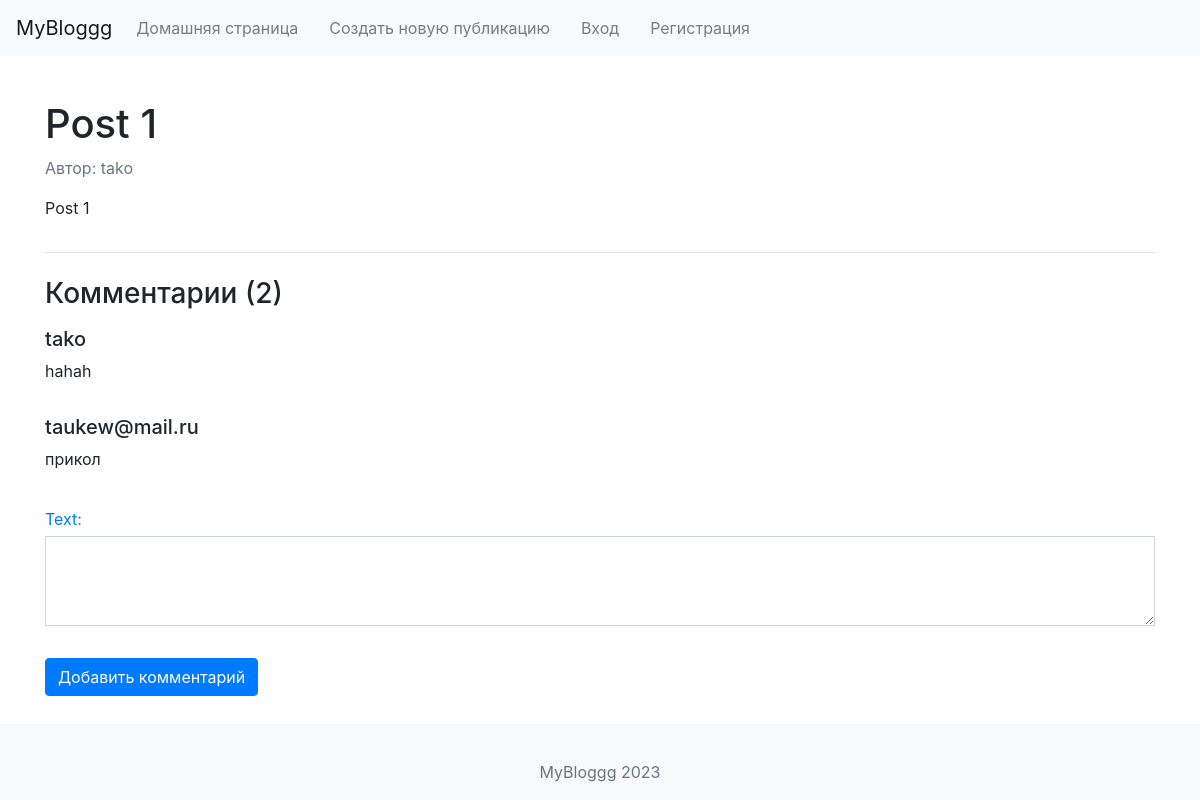
The app's page /posts/1/ with its own data.
### blog/models.py (models this page shows)
class Post(models.Model):
    title = models.CharField(max_length=255)  # Заголовок поста
    content = models.TextField()  # Содержание поста
    author = models.ForeignKey(User, on_delete=models.CASCADE)  # Связь с пользователем (автором)
    created_at = models.DateTimeField(auto_now_add=True)  # Дата и время создания поста

class Comment(models.Model):
    post = models.ForeignKey(Post, on_delete=models.CASCADE)  # Связь с постом, к которому относится комментарий
    text = models.TextField()  # Текст комментария
    author = models.ForeignKey(User, on_delete=models.CASCADE)  # Связь с пользователем (автором комментария)
    created_at = models.DateTimeField(auto_now_add=True)  # Дата и время создания комментария

### blog/views.py (the view, shortened to what this page needs)
# urls.py: re_path(r'^posts/(?P<post_id>\d+)/$', views.PostDetailView.as_view(), name='post-detail'),
class PostDetailView(View):
    def get(self, request, post_id):
        post = get_object_or_404(Post, pk=post_id)
        comments = Comment.objects.filter(post=post)
        form = CommentForm()  # Инициализация формы для добавления комментария
        return render(request, 'blog/post_detail.html', {'post': post, 'comments': comments, 'form': form})

### blog/forms.py
class CommentForm(forms.ModelForm):
    class Meta:
        model = Comment
        fields = ['text']
        widgets = {
            'text': forms.Textarea(attrs={'rows': 3}),
        }

### blog/templates/blog/post_detail.html (shortened to what this page needs)
{% extends 'base.html' %}
{% block content %}
  <div class="container mt-4">
    <div class="row">
      <div class="col-md-8">
        <h1>{{ post.title }}</h1>
        <p class="text-muted">Автор: {{ post.author.username }}</p>
        <p>{{ post.content | safe }}</p>
      </div>
      <div class="col-md-4">
      </div>
    </div>
    <hr>
    <div class="mt-4">
      <h3>Комментарии ({{ comments.count }})</h3>
      {% for comment in comments %}
        <div class="media mt-3">
          <div class="media-body">
            <h5 class="mt-0">{{ comment.author.username }}</h5>
            <p>{{ comment.text }}</p>
          </div>
        </div>
      {% endfor %}
      <form method="post" action="{% url 'post-detail' post.id %}">
        {{ form.as_p }}
        <button type="submit" class="btn btn-primary">Добавить комментарий</button>
      </form>
    </div>
  </div>
{% endblock %}

### blog/static/css/styles.css (style rules this page uses)
body { font-family: 'Arial', sans-serif; background-color: #f8f9fa; margin: 0; padding: 0; }
.container { margin-top: 20px; }
form { margin-top: 20px; }
form label { display: block; margin-bottom: 5px; color: #007bff; }
form input, form textarea { width: 100%; padding: 8px; margin-bottom: 10px; border: 1px solid #ced4da; }
form button { background-color: #007bff; color: white; padding: 10px; border: none; cursor: pointer; }

### records on screen
Post: title "Post 1", author.username "tako", content "Post 1"
Comment: author.username "tako", text "hahah"
Comment: author.username "taukew@mail.ru", text "прикол"

### other values on screen
{{ comments.count }} "2"
